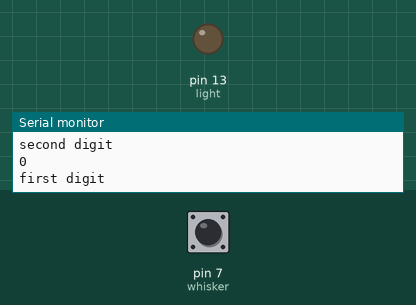
Recording of a sketch running on a simulated Arduino Uno, built with avr-gcc and run on an emulated ATmega328P. Parts: output pins drawn as LEDs (lit = HIGH), the last lines printed to the serial monitor. Dashed ring = blinking. Inputs (shaded band) come from the test bench; at power-on: pin 7 (whisker) LOW.

Above: at 1.2 s.
1.3 s: pin 7 (whisker) driven HIGH
At 1.9 s:
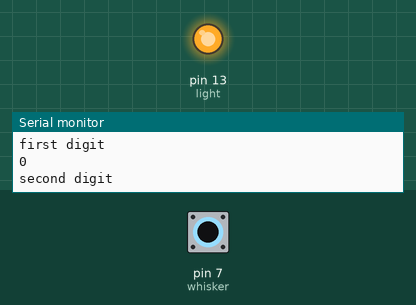
2.8 s: pin 7 (whisker) pulsed LOW 5 times (0.12 s each, 0.3 s apart)
At 3.42 s:
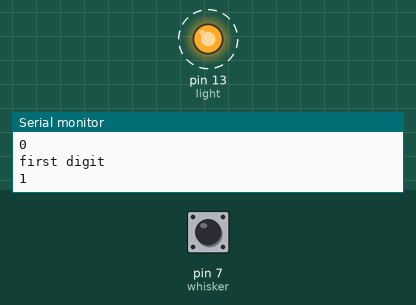
Timing chart, 0 to 5.8 s (numbered marks = the images above; inputs shaded):
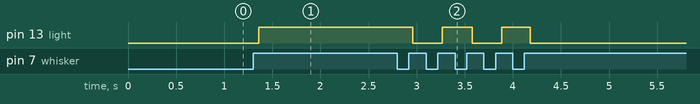

Measured:
- after the input at 1.3 s, pin 13 (light): LOW → HIGH after 0.06 s
- after the input at 2.8 s, pin 13 (light): alternates HIGH for 0.30 s and LOW for 0.31 s, 5 changes in all, then stays LOW, starting after 0.16 s

The sketch:

get2digitswithbuttontaps1.ino
```cpp
// C++ code
//

const int whisker = 7;
const int light = 13;
int taps=0;
int state = 0; // state of the led 1 = on 0 = off

int val =0; // will be used to store the state of the pen

int old_val = 0; // stores the previous state
unsigned long startTime;
unsigned long elapsedTime;
int firstD =0;
int secondD=0;

void setup(){

  pinMode(light, OUTPUT);
  pinMode(whisker, INPUT);
  Serial.begin(9600);
}

void loop(){
  // read whisker state


  val = digitalRead(whisker);  // read input and store it
  // check if there was a transition

  if ((val == HIGH) && (old_val ==LOW)){
    state = 1-state;
    delay(10);
    // increace taps
    taps++;
    // start timer
    startTime = millis();
  }

   Serial.println("first digit");
   Serial.println(firstD);
   Serial.println("second digit");
   Serial.println(secondD);
   // get elapsed Time
  elapsedTime = millis()-startTime;

    if ( (elapsedTime > 1000) ||( taps >=5)){
    Serial.println("final tap");
    Serial.println(elapsedTime);
    Serial.println(taps);

    // set the firt digit to taps

      if (firstD == 0){
       firstD = taps;
      }
      else if (secondD == 0){
        secondD = taps;
      }
    // set taps to zero
    // set elapsed Time to zero
    taps =0;
    elapsedTime =0;
    startTime =millis();


  }

   old_val = val; // val is now old, so store it

  if (state == 1){
    digitalWrite(light, HIGH);


  } else{
    digitalWrite(light, LOW);
  }


}
```
